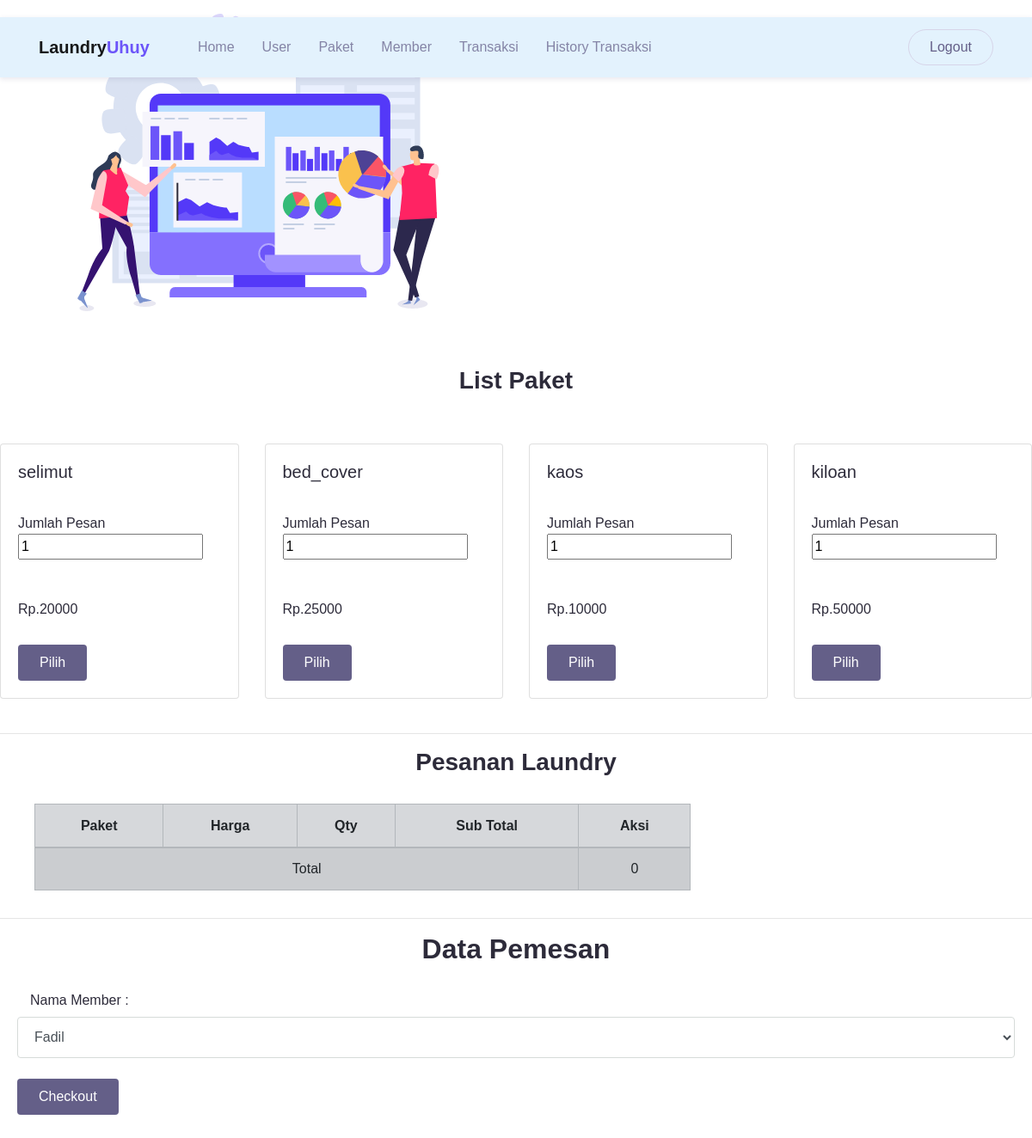
Page /pesan.php (signed in) on the committed database.
### tables this page shows
CREATE TABLE `paket` (
  `id_paket` int(11) NOT NULL,
  `jenis_paket` enum('kiloan','selimut','bed_cover','kaos') NOT NULL,
  `harga` int(11) NOT NULL
);

### pesan.php (the view, shortened to what this page needs)
<?php
    include "header.php";
?>
<br>
    <br>
<h3 align="center"><strong>List Paket</strong></h3>
<br>
<br>
<div class="row">
    <?php
    include "koneksi.php";
    $qry_paket=mysqli_query($conn,"select * from paket");
    while($dt_paket=mysqli_fetch_array($qry_paket)){
        ?>
        <br>
        <div class="col-md-3">
            <div class="card" >
              <div class="card-body">
                <form method="post" action="proses_tambah_keranjang.php">
                    <h5 class="card-title"><?=$dt_paket['jenis_paket']?></h5>
                    <br>
                    <tr>
                    <td>Jumlah Pesan</td><td><input type="number" name="jumlah_pesan" min="1" value="1"></td>
                    </tr>
                    <br>
                    <br>
                    <br>
                    <h6 class="card-text">Rp.<?=substr($dt_paket['harga'], 0,500)?></h6>
                    <br>
                        <input class = "btn btn-secondary" type = "submit" value = "Pilih">
                </form>
              </div>
            </div>
        </div>
        <?php
    }
    ?>
</div>
<br>
<hr>
<h3 align="center"><strong>Pesanan Laundry</strong></h3>
<br>
<ul>
<div class="row">
    <div class="col-md-8">
        <form action="id_paket=<?=$dt_paket['id_paket']?>" method="post">
            <table class="table table-secondary table-striped">
                <thead>
                    <tr>
                        <th>Paket</th>
                        <th>Harga</th>
                        <th>Qty</th>
                        <th>Sub Total</th>
                        <th>Aksi</th>
                    </tr>
                </thead>
                <tbody>
                    <?php
                    $total = 0;
                    ?>
                    <tr>
                        <td colspan="4">Total</td>
                        <td><?=$total?></td>
                    </tr>
                </tbody>
            </table>
        </form>
    </div>
</div>
                </ul>
<hr>
<h2 align="center"><strong>Data Pemesan</strong></h2>
<div class="card-body">
    <form action="checkout.php" method="post">
        <div class="mb-3">
            <legend class="col-form-label col-sm-2 pt-0"> Nama Member : </legend>
            <select name="id_member" class="form-control">
                <?php
                $get_member = mysqli_query($conn, "SELECT * FROM member");
                while($dt=mysqli_fetch_array($get_member)){
                    echo "<option value='".$dt['id_member']."'>".$dt['nama_member']."</option>";
                }
                ?>
            </select>
            <br>
            <input class="btn btn-secondary me-md-2" type="submit" value = "Checkout">
        </div>
    </form>
</div>

### assets/css/theme.css (style rules this page uses)
:root { --primary: #6C55F9; --accent: #FF3D85; --secondary: #645F88; --success: #35bb78; --info: #05B4E1; --warning: #FAC14D; --danger: #FF4943; --grey: #B4B2C5; --dark: #2D2B3A; --light: #F6F5FC; }
body { font-family: "Work Sans", sans-serif; line-height: 1.5; color: #2D2B3A; }
.btn { transition: all .2s ease; }
.btn-secondary { color: #fff; background-color: #645F88; border-color: transparent; }
.btn { padding: 8px 24px; }
.form-control { padding: 8px 15px; height: calc(1.5em + 1.375rem + 2px); border-color: #d6dbd9; }

### pesan.php (style rules this page uses)
table, th, td { border: 1px solid; border-collapse: collapse; text-align: center; }
table { width: 85%; }
th, td { height: 50px; }

### rows in the picture
paket: jenis_paket "selimut", harga "20000"
paket: jenis_paket "bed_cover", harga "25000"
paket: jenis_paket "kaos", harga "10000"
paket: jenis_paket "kiloan", harga "50000"

### other values in the picture
$total "0"
form field id_member "Fadil"
